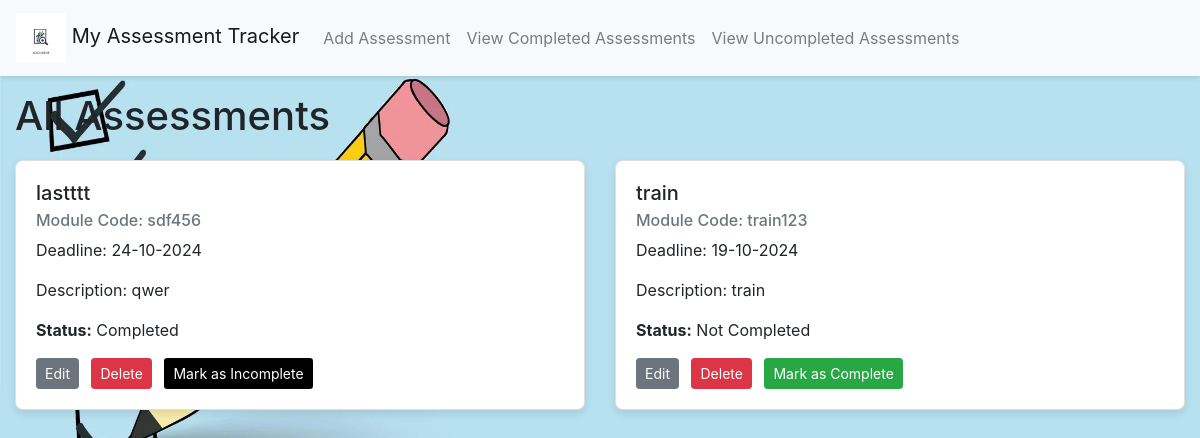
Before: / with the older database file.
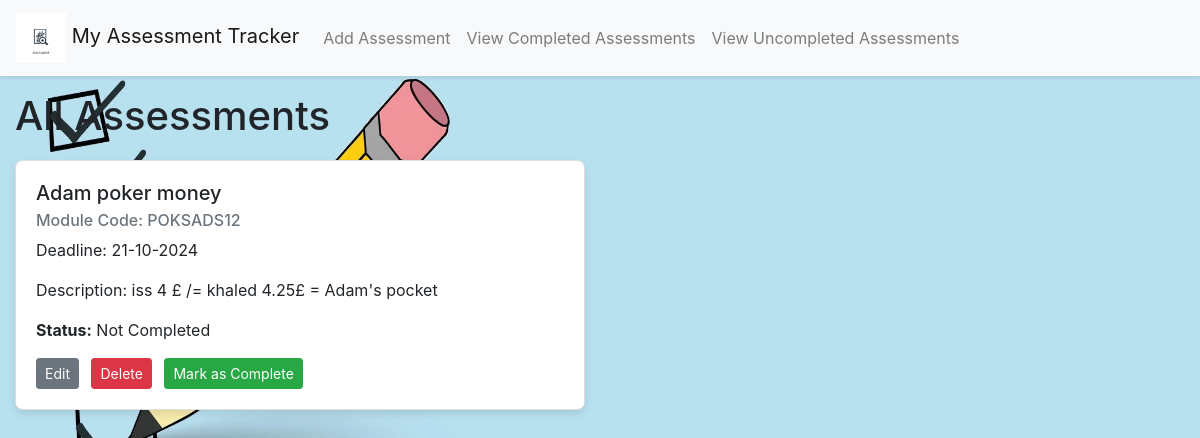
After: the same page with the newer database file.
### app/models.py (models this page shows)
class Assessment(db.Model):
    id = db.Column(db.Integer, primary_key=True)
    title = db.Column(db.String(100), nullable=False)
    module_code = db.Column(db.String(20), nullable=False)
    deadline_date = db.Column(db.DateTime, nullable=False)
    description = db.Column(db.Text, nullable=False)
    is_complete = db.Column(db.Boolean, default=False)

### app/views.py (the view)
@app.route('/')
def index():
    assessments = Assessment.query.all()
    return render_template('index.html', title='All Assessments', assessments=assessments)

### app/templates/index.html (shortened to what this page needs)
<!DOCTYPE html>
<html lang="en">
{% extends "base.html" %}
{% block content %}
  <h1>All Assessments</h1>
  <div class="assessment-list" role="main" aria-labelledby="assessment-list">
    {% if assessments %}
      <div class="row">
        {% for assessment in assessments %}
          <div class="col-md-6 mb-4">
            <div class="card">
              <div class="card-body">
                <h5 class="card-title" id="assessment-title-{{ assessment.id }}">{{ assessment.title }}</h5>
                <h6 class="card-subtitle mb-2 text-muted">Module Code: {{ assessment.module_code }}</h6>
                <p class="card-text">Deadline: {{ assessment.deadline_date.strftime('%d-%m-%Y') }}</p>
                <p class="card-text">Description: {{ assessment.description }}</p>
                <p class="card-text"><strong>Status:</strong> {{ 'Completed' if assessment.is_complete else 'Not Completed' }}</p>
                <a href="{{ url_for('edit_assessment', assessment_id=assessment.id) }}" class="btn btn-secondary btn-sm mr-2" aria-label="Edit {{ assessment.title }}">Edit</a>
                <form action="{{ url_for('delete_assessment', assessment_id=assessment.id) }}" method="post" style="display:inline;">
                  <button type="submit" class="btn btn-danger btn-sm mr-2" aria-label="Delete {{ assessment.title }}">Delete</button>
                </form>
                {% if not assessment.is_complete %}
                  <form action="{{ url_for('mark_complete', assessment_id=assessment.id) }}" method="post" style="display:inline;">
                    <button type="submit" class="btn btn-success btn-sm" aria-label="Mark {{ assessment.title }} as Complete">Mark as Complete</button>
                  </form>
                {% else %}
                <form action="{{ url_for('mark_incomplete', assessment_id=assessment.id) }}?next=index" method="post" style="display:inline;">
                  <button type="submit" class="btn btn-sm" style="background-color: #000000 !important; color: #ffffff;" aria-label="Mark {{ assessment.title }} as Incomplete">Mark as Incomplete</button>
                </form>
                {% endif %}
              </div>
            </div>
          </div>
        {% endfor %}
      </div>
    {% else %}
      <div class="alert alert-info">
        <p>No assessments available at the moment. Sit back and relax!</p>
      </div>
    {% endif %}
  </div>
{% endblock %}

### app/templates/base.html (shortened to what this page needs)
<!DOCTYPE html>
<html lang="en">
  <head>
    <link rel="stylesheet" href="https://stackpath.bootstrapcdn.com/bootstrap/4.2.1/css/bootstrap.min.css">
    <link rel="stylesheet" href="{{ url_for('static', filename='style.css') }}?v=1.0">
  </head>
  <body>
    <div class="background-wrapper">
      <div class="content">
        <nav class="navbar navbar-expand-sm navbar-light bg-light">
          <a class="navbar-brand" href="/">
            <img src="{{ url_for('static', filename='logo.png') }}" alt="Logo" style="width: 50px; height: 50px;">
            My Assessment Tracker
          </a>
          <div class="collapse navbar-collapse" id="navbarSupportedContent">
            <ul class="navbar-nav mr-auto">
              <li class="nav-item"><a class="nav-link" href="/add">Add Assessment</a></li>
              <li class="nav-item"><a class="nav-link" href="/view_completed">View Completed Assessments</a></li>
              <li class="nav-item"><a class="nav-link" href="/view_uncompleted">View Uncompleted Assessments</a></li>
            </ul>
          </div>
        </nav>
        <div class="container">
          {% block content %}{% endblock %}
        </div>
      </div>
    </div>
  </body>
</html>

### app/static/style.css (style rules this page uses)
body { background-image: url('../static/background.jpg'); background-size: cover; background-repeat: no-repeat; background-attachment: fixed; position: relative; z-index: -1; }
.container, .navbar, .card { position: relative; z-index: 1; }
.card { box-shadow: 0 4px 8px rgba(0, 0, 0, 0.1); transition: box-shadow 0.3s ease; border-radius: 8px; }
.card-body { padding: 20px; }
.btn { transition: background-color 0.3s, transform 0.3s; }
.btn-danger { background-color: #dc3545; border-color: #dc3545; }
.btn-success { background-color: #28a745; border-color: #28a745; }
.navbar { box-shadow: 0 2px 4px rgba(0, 0, 0, 0.1); }
a { color: #007bff; text-decoration: none; }
.container { max-width: 1200px; margin: 0 auto; }
.assessment-list { margin-top: 20px; }

Changed rows visible on the page:
removed Assessment: title "lastttt", module_code "sdf456", deadline_date "24-10-2024", description "qwer", is_complete "Completed"
removed Assessment: title "train", module_code "train123", deadline_date "19-10-2024", description "train", is_complete "Not Completed"
added Assessment: title "Adam poker money", module_code "POKSADS12", deadline_date "21-10-2024", description "iss 4 £ /= khaled 4.25£ = Adam's pocket", is_complete "Not Completed"
